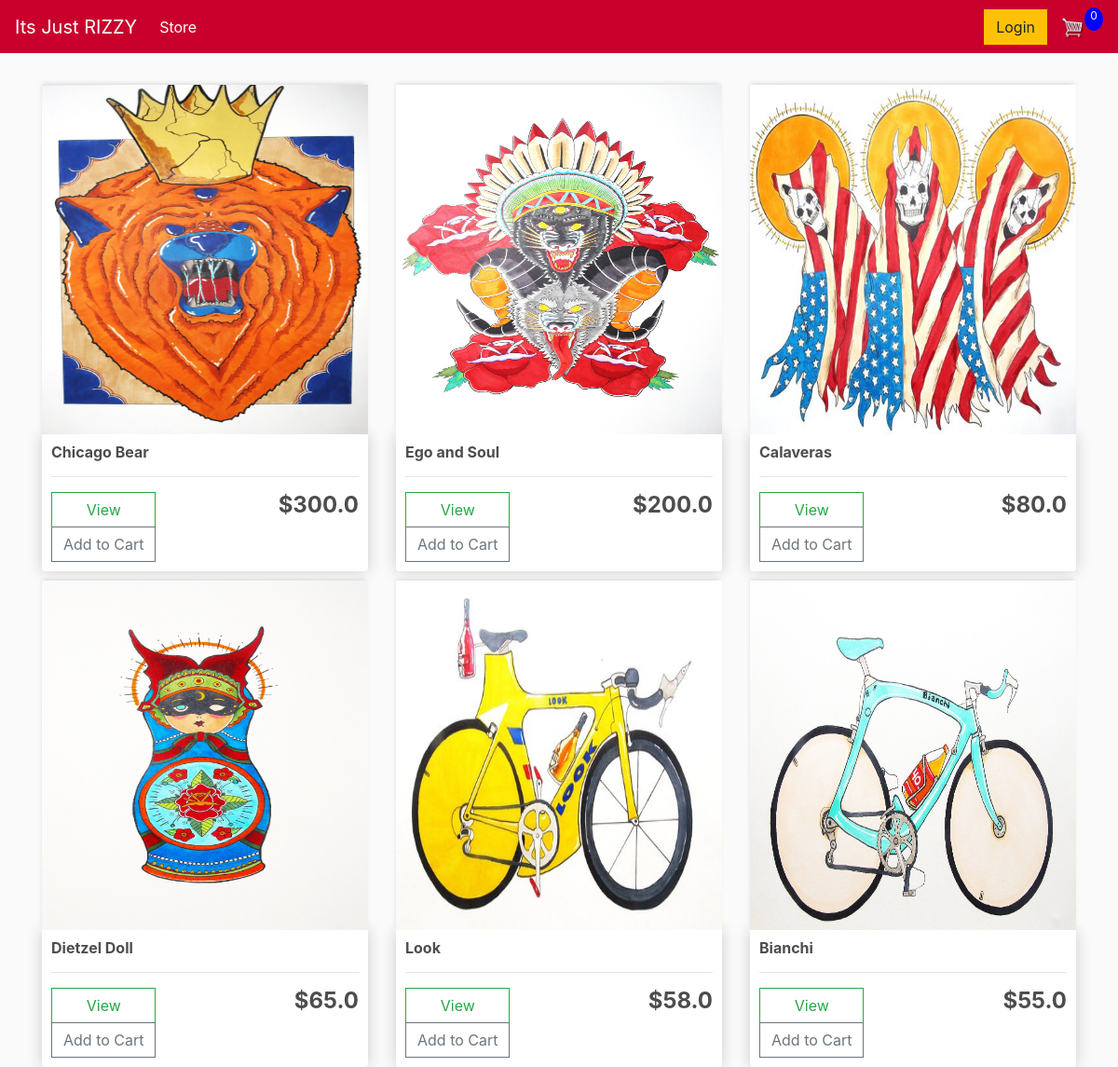
The page / on the database its author committed.
### store/models.py (models this page shows, shortened)
class Product(models.Model):
	name = models.CharField(max_length=200)
	price = models.FloatField()
	digital = models.BooleanField(default=False,null=True, blank=True)
	image = models.ImageField(null=True, blank=True)

### store/views.py (the view)
# urls.py: path('', include('store.urls')),
def store(request):
	if request.user.is_authenticated:
		customer = request.user.customer
		order, created = Order.objects.get_or_create(customer=customer, complete=False)
		items = order.orderitem_set.all()
		cartItems = order.get_cart_items
	else:
		items = []
		order = {'get_cart_total':0, 'get_cart_items':0}
		cartItems = order['get_cart_items']
	products = Product.objects.all()
	context = {'products':products, 'cartItems':cartItems}
	return render(request, 'store/store.html', context)
	products = Product.objects.all()
	context = {'products':products}
	return render(request, 'store/store.html', context)

### store/templates/store/store.html
{% extends 'store/main.html' %}
{% load static %}
{% block content %}
	<div class="row">
	{% for product in products %}
		<div class="col-lg-4">
	  <img class="thumbnail" src="{{product.image.url}}">
		<div class="box-element product">
			<h6><strong>{{product.name}}</strong></h6>
			<hr>
			<div class="btn-group-vertical">
				<a class="btn btn-outline-success" href="#">View</a>
				<button data-product="{{product.id}}" data-action="add" class="btn btn-outline-secondary add-btn update-cart">Add to Cart</button>
			</div>
			<h4 style="float: right"><strong>${{product.price}}</strong></h4>
	     </div>
     </div>
{% endfor %}
	</div>
{% endblock content %}

### static/css/main.css (style rules this page uses)
body { background-color: hsl(0, 0%, 98%); }
h1,h2,h3,h4,h5,h6 { color:hsl(0, 0%, 30%); }
.box-element { box-shadow:hsl(0, 0%, 80%) 0 0 16px; background-color: #fff; border-radius: 4px; padding: 10px; }
.col-lg-4 { width: 100%; }
.thumbnail { width: 100%; height: 375px; -webkit-box-shadow: -1px -3px 5px -2px rgba(214,214,214,1); -moz-box-shadow: -1px -3px 5px -2px rgba(214,214,214,1); box-shadow: -1px -3px 5px -2px rgba(214,214,214,1); }
.product { border-radius: 0 0 4px 4px; }
.col-lg-4, .col-lg-6, .col-lg-8, .col-lg-12 { margin-top: 10px; }
.btn { border-radius: 0; }

### rows shown on the page
Product: image (picture), name "Chicago Bear", price "300.0"
Product: image (picture), name "Ego and Soul", price "200.0"
Product: image (picture), name "Calaveras", price "80.0"
Product: image (picture), name "Dietzel Doll", price "65.0"
Product: image (picture), name "Look", price "58.0"
Product: image (picture), name "Bianchi", price "55.0"

### other values the page prints
{{ cartItems }} "0"
